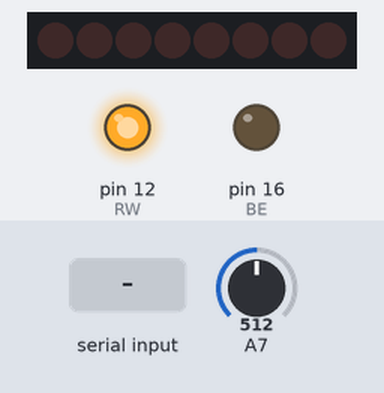
This sketch was run on a simulated Arduino Nano, built with avr-gcc and run on an emulated ATmega328P. On the bench: 8 shift-register outputs drawn as a row of LEDs (first output left, lit = HIGH), output pins drawn as LEDs (lit = HIGH). Wiring (inferred from the names in the program): shift register (74HC595): data pin 18; shift clock pin 13. Wiring (inferred from the signals the program sends): row of LEDs: on Q0, Q1, Q2, Q3, Q4, Q5, Q6, Q7. The inputs (shaded band) are chosen by the test bench; at power-on: A7 = 512. Pins used as bus, display or sensor lines are not drawn; what the sketch prints to the serial monitor is not drawn.

Above: at 1.2 s.
1.3 s: "X90\n" received over Serial
At 2.4 s:
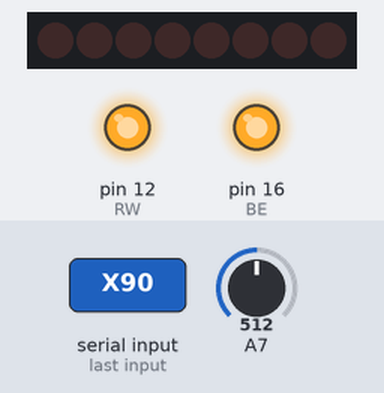
4.3 s: "W90\n" received over Serial
5.8 s: "S90\n" received over Serial
At 7.0 s:
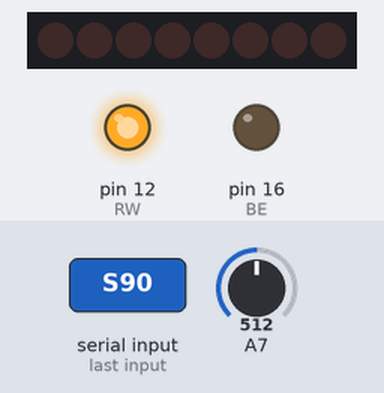
7.3 s: "X,45\n" received over Serial
At 8.2 s:
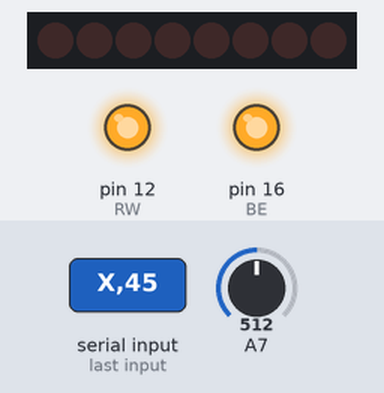
8.8 s: "S,45\n" received over Serial
At 9.4 s:
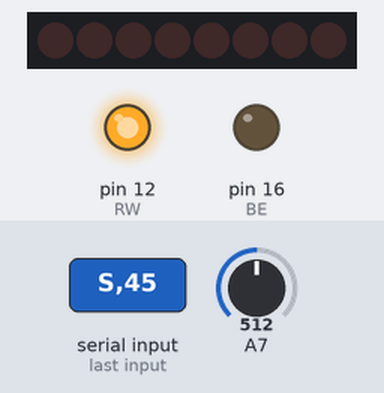
Timing chart, 0 to 11.3 s (numbered marks = the images above; inputs shaded):
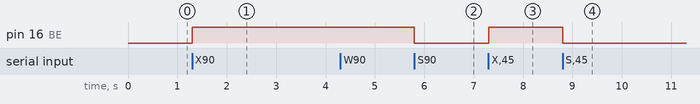

The sketch:

bootstrap.ino
```cpp
/**********************************
 * ROM PROGRAMMER FOR SBC TESTBED *
 **********************************/

 /* Test 2
  *  Test address and data buses
  */

// Define 595 control signals
#define CLOCK 14      // 595 clock
#define LATCH 15      // 595 latch
#define DS    18      // 595 serial data
#define BE    16      // 595 /OE and 6502 BE

// Define Data bus
#define D0    9
#define D1    8
#define D2    7
#define D3    6
#define D4    5
#define D5    4
#define D6    3
#define D7    2

// Define control signals
#define CE    10
#define RW    12
#define TOD   13
#define RESET 11


void setup() {

  // Configure TIMER1 to generate a 60Hz Interrupt
    cli();                      // stop interrupts
    TCCR1A = 0;                 // set entire TCCR1A register to 0
    TCCR1B = 0;                 // same for TCCR1B
    TCNT1  = 0;                 // initialize counter value to 0
  // set compare match register for 60 Hz increments
    OCR1A = 33312;              // = 16000000 / (8 * 60) - 1
  // turn on CTC mode
    TCCR1B |= (1 << WGM12);
  // Set CS12, CS11 and CS10 bits for 8 prescaler
    TCCR1B |= (0 << CS12) | (1 << CS11) | (0 << CS10);
  // enable timer compare interrupt
    TIMSK1 |= (1 << OCIE1A);
    sei();                      // allow interrupts


  // Shift Registers
    pinMode(CLOCK, OUTPUT);
    digitalWrite(CLOCK, LOW);
    pinMode(LATCH, OUTPUT);
    digitalWrite(LATCH, LOW);
    pinMode(DS, OUTPUT);
    digitalWrite(DS, LOW);

  // BE acts as bus arbitrer
  // BE HIGH : Shift Registers disabled   65c02 enabled   >>  65c02 owns the bus
  // BE LOW  : Shift Registers enabled    65c02 disabled  >>  Nano  owns the bus
    pinMode(BE, OUTPUT);
    digitalWrite(BE, LOW);

  // Data Bus. Start as input to avoid bus contention
    pinMode(D0, INPUT);
    pinMode(D1, INPUT);
    pinMode(D2, INPUT);
    pinMode(D3, INPUT);
    pinMode(D4, INPUT);
    pinMode(D5, INPUT);
    pinMode(D6, INPUT);
    pinMode(D7, INPUT);

  // Control signals
    pinMode(CE, OUTPUT);
    digitalWrite (CE, LOW);
    pinMode(RW, OUTPUT);
    digitalWrite (RW, HIGH);
    pinMode(RESET, INPUT);
    digitalWrite (RESET, LOW);


  // Initialize Serial Port
    Serial.begin(115200);
}

ISR(TIMER1_COMPA_vect){
  // timer interrupt to toggle TOD
  // TO-DO if todenable=1, set pin as input
  // Something wrong with analog read inside ISR
  // Never reads,so it's always stopped
  if (DDRB & 0b00100000) {  // If output
     PINB = PINB | 0b00100000; // toggle TOD
     delayMicroseconds(4);
     PINB = PINB | 0b00100000; // toggle TOD
  }
}

// Fast Shiftout
// faster shiftOut function then normal IDE function (about 4 times)
void fastShiftOut (byte data) {
  // portc, 4 = DATA SERIAL
  // portc, 0 = CLOCK SERIAL

  //clear data pin
  bitClear(PORTC,4);
  //Send each bit of the myDataOut byte MSBFIRST
  for (int i=7; i>=0; i--)  {
    bitClear(PORTC,0);
    //--- Turn data on or off based on value of bit
    if ( bitRead(data,i) == 1) {
      bitSet(PORTC,4);
    }
    else {
      bitClear(PORTC,4);
    }
    //register shifts bits on upstroke of clock pin
    bitSet(PORTC,0);
    //zero the data pin after shift to prevent bleed through
    bitClear(PORTC,4);
  }
  //stop shifting
  bitClear(PORTC,0);
}

// Bus control
void setBusOutput() {
  // Sets data bus as output
    pinMode(D0, OUTPUT);
    pinMode(D1, OUTPUT);
    pinMode(D2, OUTPUT);
    pinMode(D3, OUTPUT);
    pinMode(D4, OUTPUT);
    pinMode(D5, OUTPUT);
    pinMode(D6, OUTPUT);
    pinMode(D7, OUTPUT);
}

void setBusInput() {
  // Sets data bus as input
    pinMode(D0, INPUT);
    pinMode(D1, INPUT);
    pinMode(D2, INPUT);
    pinMode(D3, INPUT);
    pinMode(D4, INPUT);
    pinMode(D5, INPUT);
    pinMode(D6, INPUT);
    pinMode(D7, INPUT);
}

// BUS IO

void setData(byte value) {
  // Pone byte en el data Bus
    digitalWrite(D0, (value >> 0) & 0x01);
    digitalWrite(D1, (value >> 1) & 0x01);
    digitalWrite(D2, (value >> 2) & 0x01);
    digitalWrite(D3, (value >> 3) & 0x01);
    digitalWrite(D4, (value >> 4) & 0x01);
    digitalWrite(D5, (value >> 5) & 0x01);
    digitalWrite(D6, (value >> 6) & 0x01);
    digitalWrite(D7, (value >> 7) & 0x01);
}

void setAddress (long address) {
  // Sets address bus
    digitalWrite(CLOCK, LOW);
    digitalWrite(LATCH, LOW);
  //get high - byte of 16 bit address
    byte hi = address >> 8;
  //get low - byte of 16 bit address
    byte lo = address & 0xff;
    fastShiftOut (hi);
    fastShiftOut (lo);
    digitalWrite(LATCH, HIGH);
}

/**********************************
   SERIAL COMMS
*/

//command buffer for parsing commands
#define COMMANDSIZE 32
char cmdbuf[COMMANDSIZE];

// Buffer for serial buik write
#define BUFFERSIZE 1024
byte buffer[BUFFERSIZE];

//waits for a string submitted via serial connection
//returns only if linebreak is sent or the buffer is filled
void readCommand() {
  //first clear command buffer
  for (int i = 0; i < COMMANDSIZE; i++) cmdbuf[i] = 0;
  //initialize variables
  char c = ' ';
  int idx = 0;
  //now read serial data until linebreak or buffer is full
  do {
    if (Serial.available()) {
      c = Serial.read();
      cmdbuf[idx++] = c;
    }
    if (analogRead(A7) > 250)  pinMode (TOD, INPUT);
    else                       pinMode (TOD, OUTPUT);
  }
  while (c != '\n' && idx < (COMMANDSIZE)); //save the last '\0' for string end
  //change last newline to '\0' termination
  cmdbuf[idx - 1] = 0;
}

byte read_data_bus() {
  // Returns current byte on the data bus
    byte readByte = (
      (digitalRead(D7) << 7) +
      (digitalRead(D6) << 6) +
      (digitalRead(D5) << 5) +
      (digitalRead(D4) << 4) +
      (digitalRead(D3) << 3) +
      (digitalRead(D2) << 2) +
      (digitalRead(D1) << 1) +
      (digitalRead(D0))
    );
    return readByte;
}


// Modo lectura
void readMem() {
  digitalWrite(RW, HIGH);
}

// Modo escritura
void writeMem() {
  digitalWrite(RW, LOW);
}


byte readAddress(long address)
{
  readMem();
  setAddress(address);
  byte ret = read_data_bus();
  return ret;
}

void writeAddress(long address, byte value) {
  setAddress(address);
  setData(value);
  digitalWrite(RW, LOW);
  PINB |= _BV(PB4);       // Fast toggle RW
}


byte hexDigit(char c)
{
  if (c >= '0' && c <= '9') {
    return c - '0';
  }
  else if (c >= 'a' && c <= 'f') {
    return c - 'a' + 10;
  }
  else if (c >= 'A' && c <= 'F') {
    return c - 'A' + 10;
  }
  else {
    return 0;   // getting here is bad: it means the character was invalid
  }
}

unsigned int hexWord(char* data) {
  return ((hexDigit(data[0]) * 4096) +
          (hexDigit(data[1]) * 256) +
          (hexDigit(data[2]) * 16) +
          (hexDigit(data[3])));
}

byte hexByte(char* a)
{
  return ((hexDigit(a[0]) * 16) + hexDigit(a[1]));
}


void loop() {

  unsigned int Address = hexWord(cmdbuf + 2);
  unsigned int Value = hexByte(cmdbuf + 7);
  unsigned int Length = hexWord(cmdbuf + 10);

  Serial.println ("Programador SBC6526");
  setAddress (0);
  setBusInput();

  while ( 1 == 1 ) {
  readCommand();


  String outputString;

  // CMDBUF
  // 0123456789ABCD
  // W FFFF FF FFFF
  //First string is command
  cmdbuf[1]  = 0;
  //second string is address (4 bytes)
  cmdbuf[6]  = 0;
  //third string is byte (2 bytes)
  cmdbuf[9] = 0;
  //4th is end address
  cmdbuf[14] = 0;

  Address = hexWord(cmdbuf + 2);
  Value = hexByte(cmdbuf + 7);
  Length = hexWord(cmdbuf + 10);

  switch (cmdbuf[0]) {
    case 'R':
      outputString = outputString + "READ :" + Address;
      outputString = readAddress(Address);
      break;
    case 'W':
      setBusOutput();
      outputString = outputString + "WRITE :" + Address + " " + Value;
      writeAddress(Address, Value);
      setBusInput();
      break;
    case 'X':
      outputString = outputString + "RESET";
      pinMode (RESET, OUTPUT);
      digitalWrite (RESET, HIGH);
      pinMode (RW, INPUT_PULLUP);
      setBusInput();
      digitalWrite (BE, HIGH);    // Devolvemos bus al 6502
      delay(50);
      pinMode (RW, INPUT);
      delay(50);
      pinMode (RESET, INPUT);
      outputString = "Reiniciando 6502 y devolviendo bus...";
      break;
    case 'S':
      // STOP
      pinMode(RW, INPUT_PULLUP);
      setAddress(32768);
      digitalWrite (BE, LOW);     // Sacabmos el 6502 del bus
      pinMode(RW, OUTPUT);
      outputString = "Retomando control del bus";
      break;
    case 'B':
      // Bulk
      outputString = "Bulk Start : ";
      outputString = outputString + Address;
      outputString = outputString + " Length : ";
      outputString = outputString + Length;
      Serial.print("@");
      long position = 0;
      while (position < Length) {
        if (Serial.available()) buffer[position++] = Serial.read();
      }
      setBusOutput();
      for (unsigned int i = 0; i < Length; i++) {
        writeAddress(Address + i, buffer[i]);
      }
      setBusInput();
      break;
    default:
      outputString = "Comando no reconocido";
  }

  Serial.println(outputString);
  Serial.print("@");
  }

}
```

Measured:
- after the input at 1.3 s, pin 16 (BE): LOW → HIGH at once
- after the input at 5.8 s, pin 16 (BE): HIGH → LOW at once
- after the input at 7.3 s, pin 16 (BE): LOW → HIGH at once
- after the input at 8.8 s, pin 16 (BE): HIGH → LOW at once
